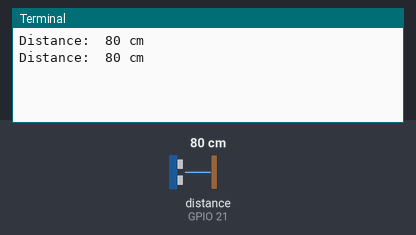
The program below on a simulated Raspberry Pi (BCM pin numbers). Parts: the last lines printed to the terminal. The inputs (shaded band) are chosen by the test bench; at power-on: distance to the obstacle (sensor on GPIO 21) 80 cm. The echo pulse lasts 58.3 µs per cm; the clock reads 2024-03-15 10:24:30 at power-on unless the program sets it.

Above: at 1.2 s.
1.3 s: distance to the obstacle (sensor on GPIO 21) set to 2 cm
At 2.6 s:
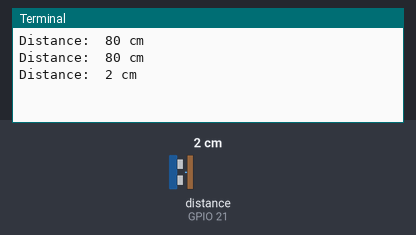
2.8 s: distance to the obstacle (sensor on GPIO 21) set to 4 cm
At 3.8 s:
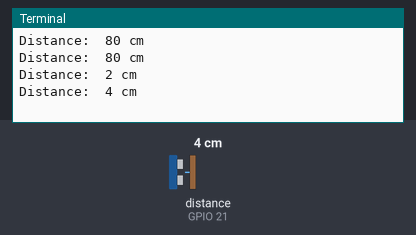
Timing chart, 0 to 5.8 s (numbered marks = the images above; inputs shaded):
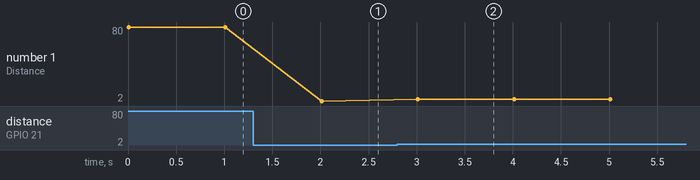

The program:

ultrasonic.py
```python
import RPi.GPIO as GPIO
import time

GPIO.setmode(GPIO.BCM)

trigPin = 20
echoPin = 21

GPIO.setup(trigPin, GPIO.OUT)
GPIO.setup(echoPin, GPIO.IN)

def ultraSonic():
    GPIO.output(trigPin, GPIO.LOW)
    time.sleep(0.000002)
    GPIO.output(trigPin, GPIO.HIGH)
    time.sleep(0.000005)
    GPIO.output(trigPin, GPIO.LOW)
    time.sleep(0.000002)

    while GPIO.input(echoPin) == GPIO.LOW:
        signaloff = time.time()
    while GPIO.input(echoPin) == GPIO.HIGH:
        signalonn = time.time()

    timePassed = signalonn - signaloff
    distance  = (timePassed * 34300)/2
    finalDistance = round(distance)
    print("Distance: " , finalDistance, "cm")

while True:
    ultraSonic()
    time.sleep(1)
```

Measured:
- after the input at 1.3 s, the terminal: prints a new line after 0.71 s (image 1)
- after the input at 2.8 s, the terminal: prints a new line after 0.21 s (image 2)
- plotted number 1: 80 → 2 after the input at 1.3 s, 2 → 4 after the input at 2.8 s
